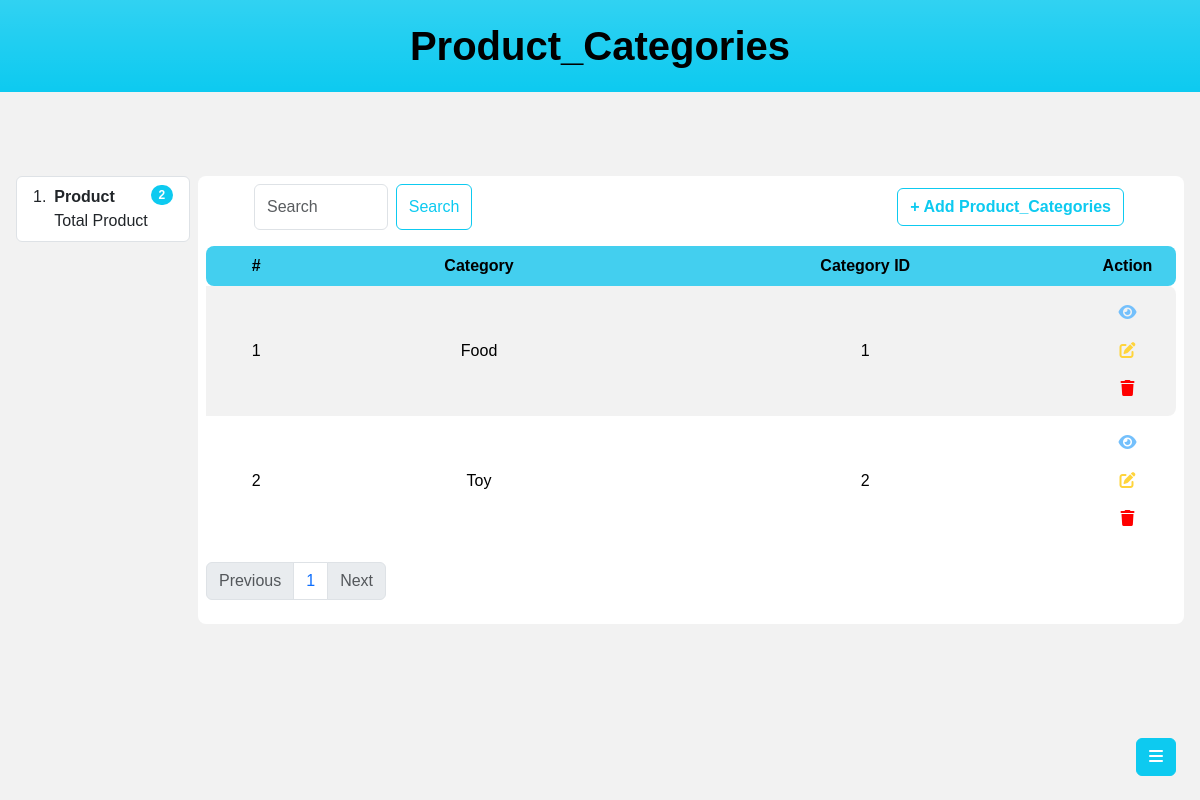
The page /admin/?view=Product_Categories (signed in) on the database its author committed.
### tables this page shows
CREATE TABLE IF NOT EXISTS `product_category` (
  `id` int NOT NULL AUTO_INCREMENT,
  `name` varchar(50) NOT NULL,
  PRIMARY KEY (`id`)
);

### admin/models/pdo.php (called while the page is built, shortened)
<?php
function pdo_get_connection(){
    $db = "mysql:host=localhost;dbname=petshop;charset=utf8";
    $username = 'root';
    $password = '';
    $conn = new PDO($db, $username, $password);
    $conn->setAttribute(PDO::ATTR_ERRMODE, PDO::ERRMODE_EXCEPTION);
    return $conn;
}
function pdo_query($sql){
    $sql_args = array_slice(func_get_args(), 1);
    try{
        $conn = pdo_get_connection();
        $stmt = $conn->prepare($sql);
        $stmt->execute($sql_args);
        $rows = $stmt->fetchAll();
        return $rows;
    }
    catch(PDOException $e){
        throw $e;
    }
    finally{
        unset($conn);
    }
}

### admin/models/productCategory.php (called while the page is built, shortened)
<?php
require_once "pdo.php";
function getProductCategory()
{
    $sql = "SELECT * FROM product_category";
    return pdo_query($sql);
}
function getProductCategoryByPage($page, $pageSize)
{
    $firstIndex = ($page - 1) * $pageSize;
    $sql = "SELECT * FROM product_category LIMIT $firstIndex, $pageSize";
    return pdo_query($sql);
}

### admin/views/productCategory.php (the view, shortened to what this page needs)
<div class="container-fluid d-flex gap-2 p-3">
    <div class="admin-side-container rounded-3">
        <ol class="list-group list-group-numbered">
            <li class="list-group-item d-flex justify-content-between align-items-start">
                <div class="ms-2 me-auto">
                    <div class="fw-bold">Product</div>
                    Total Product
                </div>
                <span class="badge text-bg-info text-white rounded-pill">
                    <?= count($listProductCategory); ?>
                </span>
            </li>
        </ol>
    </div>
    <div class="admin-main-container bg-white p-2 rounded-3">
        <div class="d-flex  justify-content-between px-5 pb-3">
            <form class="d-flex w-25" role="search">
                <input class="form-control me-2" type="search" placeholder="Search" aria-label="Search">
                <button class="btn btn-outline-info" type="submit">Search</button>
            </form>
            <button type="button" class="btn btn-outline-info fw-bold m-1 float-end" data-bs-toggle="modal" data-bs-target="#add<?= $view ?>">
                + Add <?= $view ?>
            </button>
        </div>
        <table class="table table-hover table-borderless table-striped table-hover text-center align-middle">
            <thead>
                <tr>
                    <th scope="col" class="table-bg rounded-start-3">#</th>
                    <th scope="col" class="table-bg">Category</th>
                    <th scope="col" class="table-bg">Category ID</th>
                    <th scope="col" class="table-bg rounded-end-3">Action</th>
                </tr>
            </thead>
            <tbody class=" fw-medium">
                <?php
                foreach ($listProductCategoryPage as $key => $x) { ?>
                    <tr>
                        <td><?= $key + 1 ?></td>
                        <td><?= $x['name'] ?></td>
                        <td><?= $x['id'] ?></td>
                        <td style="width: 10%;" class="rounded-end-3">
                            <button class="btn"><i class="fa-solid fa-eye" style="color: #74C0FC;"></i></button>
                            <a href="/admin/?view=Product_Categories&edit=<?= $x['id'] ?>" class="btn"><i class="fa-solid fa-pen-to-square" style="color: #FFD43B;"></i></a>
                            <form action="./controllers/category/productCategory/delete.php" method="post">
                                <button class="btn" type="submit" name="delete"><i class="fa-solid fa-trash" style="color: #ff0000;"></i></button>
                            </form>
                        </td>
                    </tr>
                <?php } ?>
            </tbody>
        </table>
        <nav aria-label="Page navigation example">
            <ul class="pagination">
                <li class="page-item <?php if ($currentPage <= 1) echo 'disabled' ?>">
                    <a class="page-link" href="/admin/?view=<?= $view . "&page=" . $currentPage - 1 ?>">
                        Previous
                    </a>
                </li>
                <?php for ($i = 1; $i <= $totalPage; $i++) : ?>
                    <li class="page-item"><a class="page-link" href="/admin/?view=<?= $view . "&page=" . $i ?>"><?= $i ?></a></li>
                <?php endfor; ?>
                <li class="page-item <?php if ($currentPage == $totalPage) echo 'disabled' ?>">
                    <a class="page-link" href="/admin/?view=<?= $view . "&page=" . $currentPage + 1 ?>">
                        Next
                    </a>
                </li>
            </ul>
        </nav>
    </div>
</div>

### admin/style.css (style rules this page uses)
.admin-side-container { width: 15%; }
.admin-main-container { width: 85%; }

### admin/index.php (style rules this page uses)
body { background-color: #f2f2f2; font-family: 'Lexend', sans-serif; }
.table-bg { background-color: #43cfef !important; }

### rows shown on the page
product_category: name "Food", id "1"
product_category: name "Toy", id "2"

### other values the page prints
$view "Product_Categories"
count($listProductCategory) "2"
